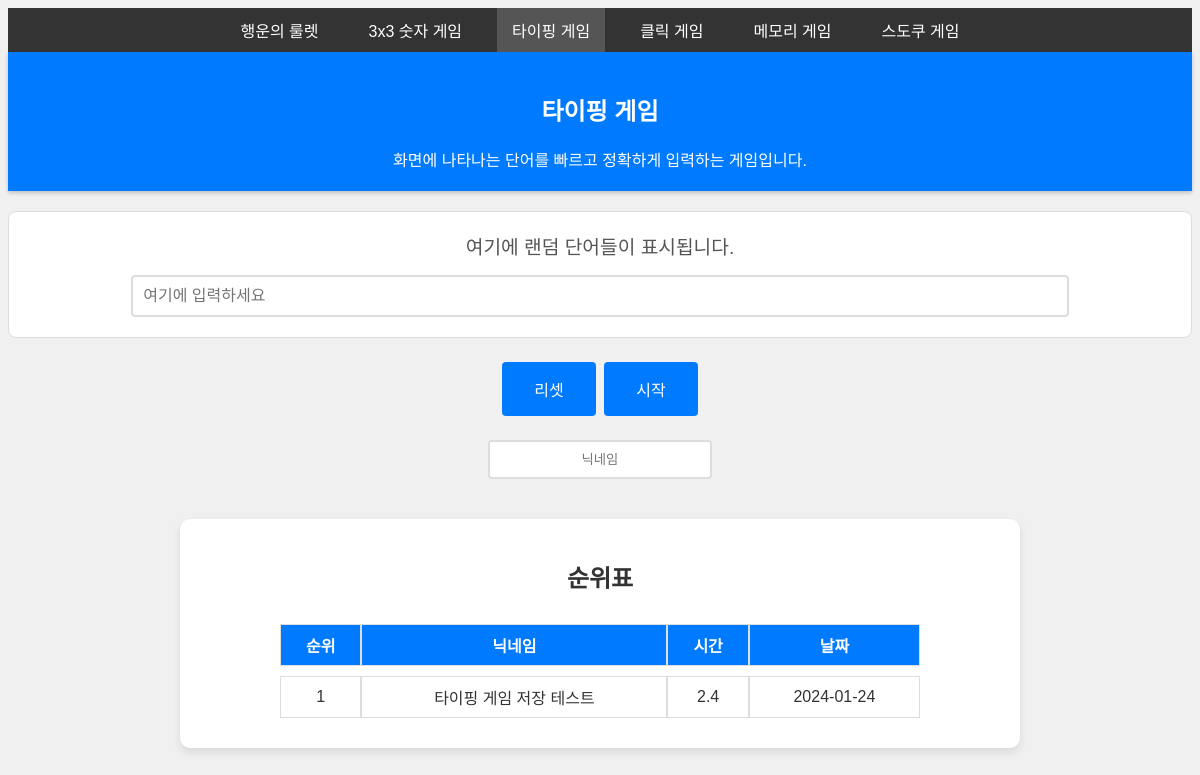
The page /typing on the database as committed earlier.
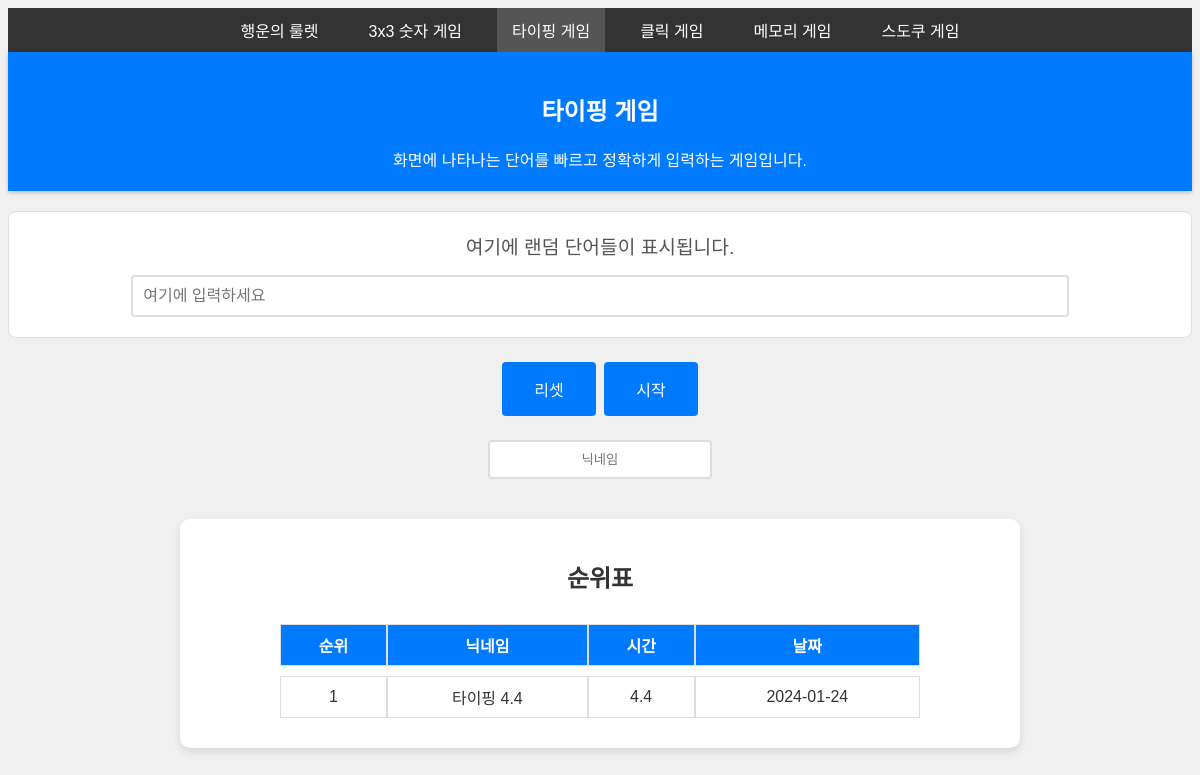
The same page on the database as committed later.
### tables this page shows
CREATE TABLE game_info (
            id INTEGER PRIMARY KEY AUTOINCREMENT,
            name TEXT NOT NULL,
            url TEXT NOT NULL,
            description TEXT NOT NULL
        );

CREATE TABLE game_records (
            id INTEGER PRIMARY KEY AUTOINCREMENT,
            ip TEXT NOT NULL,
            gametype TEXT NOT NULL,
            nickname TEXT NOT NULL,
            time REAL NOT NULL,
            date TEXT NOT NULL
        );

### app.py (the view)
@app.route('/typing')
def typing():
    db = get_db()
    cur = db.cursor()
    cur.execute("SELECT id, name, description FROM game_info WHERE id = 3")
    game_info = cur.fetchone()
    cur.execute("SELECT nickname, time, date FROM game_records WHERE gametype = 3 ORDER BY time ASC")
    records = cur.fetchall()
    ranked_records = [(index + 1, record['nickname'], record['time'], record['date']) for index, record in enumerate(records)]
    return render_template('typing.html', records=ranked_records, game_id=game_info['id'], game_name=game_info['name'], game_description=game_info['description'])

### app.py (called while the page is built)
def get_db():
    if 'db' not in g:
        g.db = sqlite3.connect(DATABASE_FILE)
        g.db.row_factory = sqlite3.Row
    return g.db

@app.context_processor
def inject_games():
    db = get_db()
    games = db.execute('SELECT id, name, url FROM game_info ORDER BY id ASC').fetchall()
    return {'games': games}

### templates/typing.html (shortened to what this page needs)
{% extends 'base.html' %}
{% block content %}
    <link rel="stylesheet" type="text/css" href="{{ url_for('static', filename='css/typing.css') }}">
    <div id="typing-game">
        <div id="sentence">여기에 랜덤 단어들이 표시됩니다.</div>
        <input type="text" id="user-input" placeholder="여기에 입력하세요" />
    </div>
    <button id="reset-button">리셋</button>
    <button id="start-button">시작</button>
{% endblock %}

### templates/base.html (shortened to what this page needs)
<!DOCTYPE html>
<html>
<head>
    <link rel="stylesheet" type="text/css" href="{{ url_for('static', filename='css/base.css') }}">
</head>
<body>
    <nav>
        <ul id="menu" class="hidden">
            {% for game in games %}
            <li class="{% if request.path.endswith(game.url) %}active{% endif %}">
                <a href="{{ url_for(game.url) }}">{{ game.name }}</a>
            </li>
            {% endfor %}
        </ul>
    </nav>
    <div id="header">
        <h2>{{ game_name }}</h2>
        <span>{{ game_description }}</span>
    </div>
    {% block content %}{% endblock %}
    {% if not request.path.endswith('/roulette') %}
    <div class="record">
        <input type="text" id="nickname" placeholder="닉네임">
    </div>
    <div class="rank">
        <h2>순위표</h2>
        <table>
            <tr>
                <th>순위</th>
                <th>닉네임</th>
                <th>시간</th>
                <th>날짜</th>
            </tr>
            {% for record in records %}
            <tr>
                <td>{{ record[0] }}</td>
                <td>{{ record[1] }}</td>
                <td>{{ record[2] }}</td>
                <td>{{ record[3] }}</td>
            </tr>
            {% endfor %}
        </table>
    </div>
    {% endif %}
</body>
</html>

Rows that differ between the two databases and show on the page:
removed game_records: record "1", nickname "타이핑 게임 저장 테스트", time "2.4", date "2024-01-24"
added game_records: record "1", nickname "타이핑 4.4", time "4.4", date "2024-01-24"
